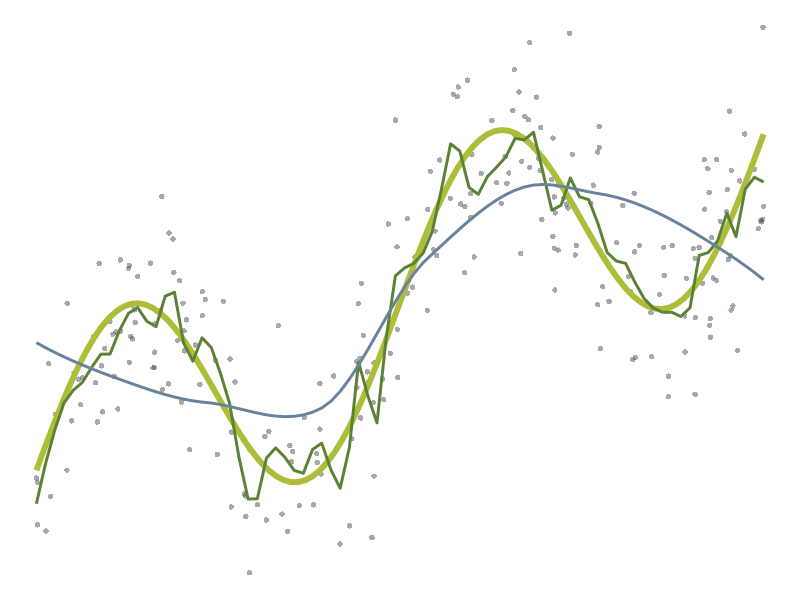
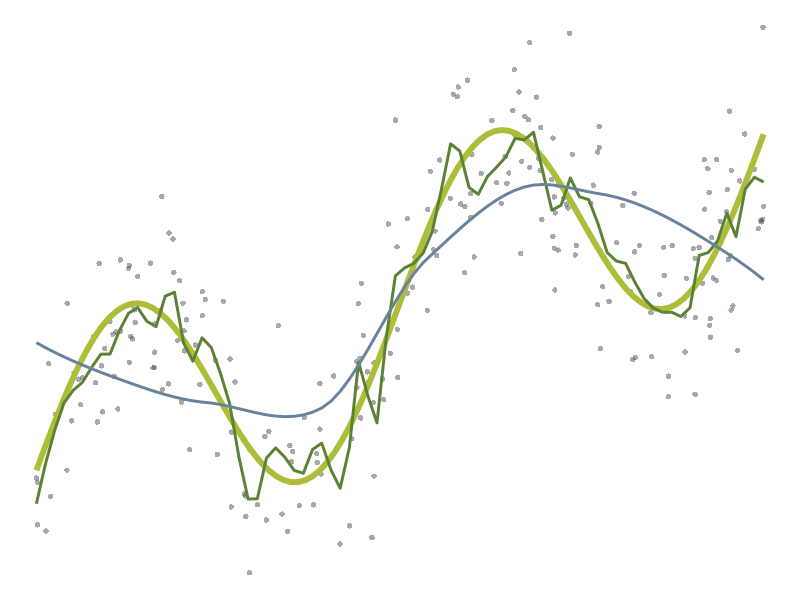

The R script that drew these images, in order:
n = 250
set.seed(20220610)
x = sort(runif(n, -2*pi, 2*pi))
fx <- function(x) .75*sin(x) + x/(2*pi)
y = fx(x) + rnorm(n, sd=.35)
blue="#00A7E1"
red="#ff3100"
orange="#ff8300"
green="#00af64"
purple = "#654ea3"
meadow = "#598234"
moss = "#aebd38"
waterfall = "#68829e"
thunder_cloud = "#505160"

library(ggplot2)

ggplot(data.frame(x=x,y=y), aes(x, y)) +
  geom_point(color=thunder_cloud,alpha=.5, shape = 16) +
  theme_void() +
  stat_function(fun=fx, color=moss, size=2) +
  geom_smooth(se=FALSE, span=.075, color=meadow) +
  #geom_smooth(se=FALSE, span=.15, color=orange) +
  geom_smooth(se=FALSE, span=.75, color=waterfall)
ggsave(here::here("assets","img","smooths.jpg"), width=9, height=4.5)
